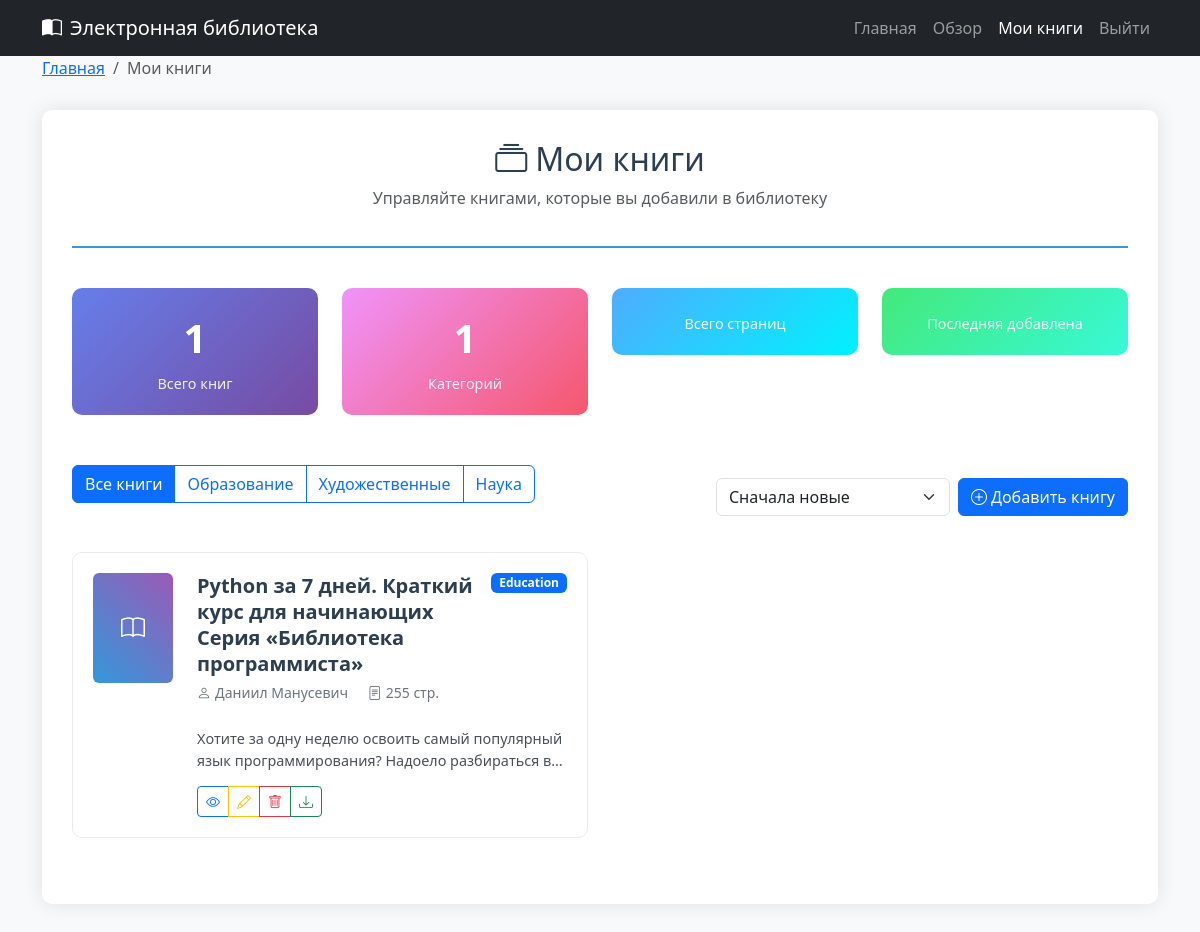
Page /contri/1/ (signed in) on the committed database.
### elibrary_app/models.py (models this page shows, shortened)
class EBooksModel(models.Model):
    title = models.CharField(max_length=150)
    summary = models.TextField(max_length=2000)
    pages = models.CharField(max_length=100)
    pdf = models.FileField(upload_to='pdfs/')
    author = models.CharField(max_length=100)
    category = models.CharField(max_length=300)
    author_id = models.IntegerField(default=0)

### elibrary_app/views.py (the view)
# urls.py: path('contri/<int:user_id>/', views.contri, name='contri'),
@login_required
def contri(request, user_id):
    books = EBooksModel.objects.filter(author_id=user_id)
    return render(request, 'contri.html', {'books': books})

### templates/contri.html (shortened to what this page needs)
<!DOCTYPE html>
<html lang="ru">
<head>
    <link href="https://cdn.jsdelivr.net/npm/bootstrap@5.3.0/dist/css/bootstrap.min.css" rel="stylesheet">
</head>
<body>
    <nav class="navbar navbar-expand-lg navbar-dark bg-dark">
        <div class="container">
            <a class="navbar-brand" href="{% url 'home' %}">
                <i class="bi bi-book-half me-2"></i>Электронная библиотека
            </a>
            <div class="navbar-nav ms-auto">
                <a class="nav-link" href="{% url 'home' %}">Главная</a>
                <a class="nav-link" href="{% url 'explore' %}">Обзор</a>
                <a class="nav-link active" href="{% url 'contri' user.id %}">Мои книги</a>
                <a class="nav-link" href="{% url 'logout' %}">Выйти</a>
            </div>
        </div>
    </nav>
    <div class="container">
        <nav aria-label="breadcrumb" class="nav-breadcrumb">
            <ol class="breadcrumb">
                <li class="breadcrumb-item"><a href="{% url 'home' %}">Главная</a></li>
                <li class="breadcrumb-item active">Мои книги</li>
            </ol>
        </nav>
        <div class="contri-container">
            <div class="page-header">
                <h2><i class="bi bi-collection me-2"></i>Мои книги</h2>
                <p class="text-muted">Управляйте книгами, которые вы добавили в библиотеку</p>
            </div>
            <div class="stats-cards">
                <div class="row">
                    <div class="col-md-3">
                        <div class="stat-card">
                            <div class="stat-number">{{ books|length }}</div>
                            <div class="stat-label">Всего книг</div>
                        </div>
                    </div>
                    <div class="col-md-3">
                        <div class="stat-card" style="background: linear-gradient(135deg, #f093fb 0%, #f5576c 100%);">
                            <div class="stat-number">
                                {{ books|dictsort:"category"|length }}
                            </div>
                            <div class="stat-label">Категорий</div>
                        </div>
                    </div>
                    <div class="col-md-3">
                        <div class="stat-card" style="background: linear-gradient(135deg, #4facfe 0%, #00f2fe 100%);">
                            <div class="stat-label">Всего страниц</div>
                        </div>
                    </div>
                    <div class="col-md-3">
                        <div class="stat-card" style="background: linear-gradient(135deg, #43e97b 0%, #38f9d7 100%);">
                            <div class="stat-label">Последняя добавлена</div>
                        </div>
                    </div>
                </div>
            </div>
            <div class="d-flex justify-content-between align-items-center mb-4">
                <div class="filter-buttons">
                    <div class="btn-group" role="group">
                        <button type="button" class="btn btn-outline-primary active" data-filter="all">
                            Все книги
                        </button>
                        <button type="button" class="btn btn-outline-primary" data-filter="Education">
                            Образование
                        </button>
                        <button type="button" class="btn btn-outline-primary" data-filter="Fiction">
                            Художественные
                        </button>
                        <button type="button" class="btn btn-outline-primary" data-filter="Science">
                            Наука
                        </button>
                    </div>
                </div>
                <div class="d-flex gap-2">
                    <div class="sort-dropdown">
                        <select class="form-select" id="sortSelect">
                            <option value="newest">Сначала новые</option>
                        </select>
                    </div>
                    <a href="{% url 'addBook' user.id %}" class="btn btn-primary">
                        <i class="bi bi-plus-circle me-1"></i>Добавить книгу
                    </a>
                </div>
            </div>
            <div id="booksContainer">
                {% if books %}
                    <div class="row">
                        {% for book in books %}
                            <div class="col-lg-6 mb-3" data-category="{{ book.category }}">
                                <div class="book-card">
                                    <div class="row">
                                        <div class="col-auto">
                                            <div class="book-cover">
                                                <i class="bi bi-book"></i>
                                            </div>
                                        </div>
                                        <div class="col">
                                            <div class="book-header-row">
                                                <div>
                                                    <h5 class="book-title">{{ book.title }}</h5>
                                                    <div class="book-meta">
                                                        <span class="me-3">
                                                            <i class="bi bi-person me-1"></i>{{ book.author }}
                                                        </span>
                                                        <span>
                                                            <i class="bi bi-file-text me-1"></i>{{ book.pages }} стр.
                                                        </span>
                                                    </div>
                                                </div>
                                                <span class="badge
                                                    {% if book.category == 'Education' %}bg-primary
                                                    {% elif book.category == 'Fiction' %}bg-success
                                                    {% elif book.category == 'Science' %}bg-warning text-dark
                                                    {% else %}bg-secondary{% endif %} category-badge">
                                                    {{ book.category }}
                                                </span>
                                            </div>
                                            <div class="book-summary-preview">
                                                {{ book.summary|truncatewords:20 }}
                                            </div>
                                            <div class="action-buttons">
                                                <div class="btn-group btn-group-sm" role="group">
                                                    <a href="{% url 'viewBook' book.id %}" class="btn btn-outline-primary">
                                                        <i class="bi bi-eye"></i>
                                                    </a>
                                                    <a href="{% url 'editBook' book.id %}" class="btn btn-outline-warning">
                                                        <i class="bi bi-pencil"></i>
                                                    </a>
                                                    <button type="button" class="btn btn-outline-danger"
                                                            data-bs-toggle="modal"
                                                            data-bs-target="#deleteModal{{ book.id }}">
                                                        <i class="bi bi-trash"></i>
                                                    </button>
                                                    <a href="{{ book.pdf.url }}" class="btn btn-outline-success" download>
                                                        <i class="bi bi-download"></i>
                                                    </a>
                                                </div>
                                            </div>
                                        </div>
                                    </div>
                                </div>
                            </div>
                        {% endfor %}
                    </div>
                {% endif %}
            </div>
        </div>
    </div>
    <link rel="stylesheet" href="https://cdn.jsdelivr.net/npm/bootstrap-icons@1.10.0/font/bootstrap-icons.css">
</body>
</html>

### templates/contri.html (style rules this page uses)
body { background-color: #f8f9fa; font-family: 'Segoe UI', Tahoma, Geneva, Verdana, sans-serif; }
.contri-container { max-width: 1200px; margin: 30px auto; padding: 30px; background-color: white; border-radius: 10px; box-shadow: 0 0 20px rgba(0, 0, 0, 0.1); }
.page-header { text-align: center; margin-bottom: 40px; color: #2c3e50; border-bottom: 2px solid #3498db; padding-bottom: 20px; }
.stats-cards { margin-bottom: 30px; }
.stat-card { background: linear-gradient(135deg, #667eea 0%, #764ba2 100%); color: white; border-radius: 10px; padding: 20px; text-align: center; margin-bottom: 20px; }
.stat-number { font-size: 2.5rem; font-weight: bold; margin-bottom: 5px; }
.stat-label { font-size: 0.9rem; opacity: 0.9; }
.book-card { border: 1px solid #e9ecef; border-radius: 10px; padding: 20px; margin-bottom: 20px; transition: all 0.3s ease; background: white; }
.book-cover { width: 80px; height: 110px; background: linear-gradient(45deg, #3498db, #9b59b6); border-radius: 6px; display: flex; align-items: center; justify-content: center; color: white; font-size: 1.5rem; }
.book-title { font-weight: 600; color: #2c3e50; margin-bottom: 5px; line-height: 1.3; }
.book-meta { font-size: 0.875rem; color: #6c757d; margin-bottom: 10px; }
.category-badge { font-size: 0.75rem; padding: 4px 8px; }
.action-buttons { margin-top: 15px; }
.btn-group-sm .btn { padding: 0.25rem 0.5rem; font-size: 0.875rem; }
.filter-buttons { margin-bottom: 25px; }
.nav-breadcrumb { background-color: transparent; padding: 0; margin-bottom: 20px; }
.book-summary-preview { font-size: 0.9rem; color: #495057; line-height: 1.5; display: -webkit-box; -webkit-line-clamp: 2; -webkit-box-orient: vertical; overflow: hidden; }
.book-header-row { display: flex; justify-content: between; align-items: flex-start; margin-bottom: 15px; }
.sort-dropdown { margin-left: auto; }

### rows in the picture
EBooksModel: title "Python за 7 дней. Краткий курс для начинающих Серия «Библиотека программиста»", author "Даниил Манусевич", pages "255", category "Education", summary "Хотите за одну неделю освоить самый популярный язык программирования? Надоело разбираться…"

### other values in the picture
{{ books|length }} "1"
{{ books|dictsort:"category"|length }} "1"
